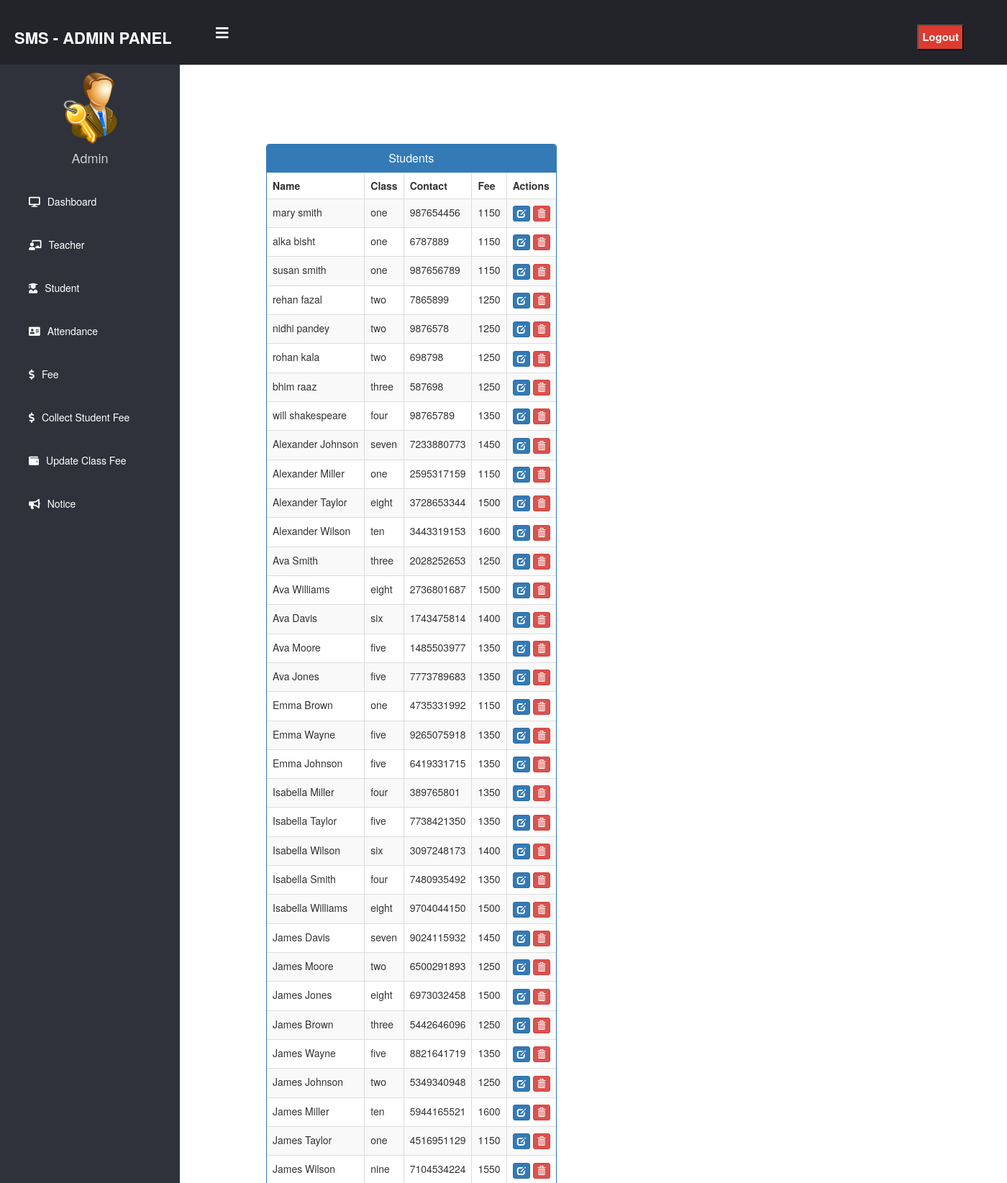
/admin-view-student (signed in, upper part), run on the app's committed database.
### school/models.py (models this page shows, shortened)
class StudentExtra(models.Model):
    user=models.OneToOneField(User,on_delete=models.CASCADE)
    roll = models.CharField(max_length=10)
    mobile = models.CharField(max_length=40,null=True)
    fee = models.PositiveIntegerField()
    cl= models.CharField(max_length=10,choices=classes,default='one')
    status=models.BooleanField(default=False)
    @property
    def get_name(self):
        return self.user.first_name+" "+self.user.last_name

### school/views.py (the view)
# urls.py: path('admin-view-student', views.admin_view_student_view,name='admin-view-student'),
@login_required(login_url='adminlogin')
@user_passes_test(is_admin)
def admin_view_student_view(request):
    students=models.StudentExtra.objects.all().filter(status=True)
    return render(request,'school/admin_view_student.html',{'students':students})

### school/views.py (called while the page is built)
def is_admin(user):
    return user.groups.filter(name='ADMIN').exists()

### templates/school/admin_view_student.html (shortened to what this page needs)
{% extends 'school/adminbase.html' %}
{% block content %}
<head>
  <link href="//netdna.bootstrapcdn.com/bootstrap/3.0.0/css/bootstrap.min.css" rel="stylesheet" id="bootstrap-css">
</head>
<div class="container">
  <div class="row">
    <div class="panel panel-primary">
      <div class="panel-heading">
        <h6 class="panel-title">Students</h6>
      </div>
      <table class="table table-hover table-striped table-bordered" id="dev-table">
        <thead>
          <tr>
            <th>Name</th>
            <th>Class</th>
            <th>Contact</th>
            <th>Fee</th>
            <th>Actions</th>
          </tr>
        </thead>
        {% for s in students %}
        <tr>
          <td> {{s.get_name}}</td>
          <td>{{s.cl}}</td>
          <td>{{s.mobile}}</td>
          <td>{{s.fee}}</td>
          <td><a class="btn btn-primary btn-xs" href="{% url 'update-student' s.id  %}"><span class="glyphicon glyphicon-edit"></span></a>
         <a class="btn btn-danger btn-xs" href="{% url 'delete-student-from-school' s.id  %}"><span class="glyphicon glyphicon-trash"></span></a></td>
        </tr>
        {% endfor %}
      </table>
    </div>
  </div>
</div>
{% endblock content %}

### templates/school/admin_view_student.html (style rules this page uses)
a:link { text-decoration: none; }
h6 { text-align: center; }
.row { margin: 100px; }

### data on the page
StudentExtra: get_name "mary smith", cl "one", mobile "987654456", fee "1150"
StudentExtra: get_name "alka bisht", cl "one", mobile "6787889", fee "1150"
StudentExtra: get_name "susan smith", cl "one", mobile "987656789", fee "1150"
StudentExtra: get_name "rehan fazal", cl "two", mobile "7865899", fee "1250"
StudentExtra: get_name "nidhi pandey", cl "two", mobile "9876578", fee "1250"
StudentExtra: get_name "rohan kala", cl "two", mobile "698798", fee "1250"
StudentExtra: get_name "bhim raaz", cl "three", mobile "587698", fee "1250"
StudentExtra: get_name "will shakespeare", cl "four", mobile "98765789", fee "1350"
StudentExtra: get_name "Alexander Johnson", cl "seven", mobile "7233880773", fee "1450"
StudentExtra: get_name "Alexander Miller", cl "one", mobile "2595317159", fee "1150"
StudentExtra: get_name "Alexander Taylor", cl "eight", mobile "3728653344", fee "1500"
StudentExtra: get_name "Alexander Wilson", cl "ten", mobile "3443319153", fee "1600"
StudentExtra: get_name "Ava Smith", cl "three", mobile "2028252653", fee "1250"
StudentExtra: get_name "Ava Williams", cl "eight", mobile "2736801687", fee "1500"
StudentExtra: get_name "Ava Davis", cl "six", mobile "1743475814", fee "1400"
StudentExtra: get_name "Ava Moore", cl "five", mobile "1485503977", fee "1350"
StudentExtra: get_name "Ava Jones", cl "five", mobile "7773789683", fee "1350"
StudentExtra: get_name "Emma Brown", cl "one", mobile "4735331992", fee "1150"
StudentExtra: get_name "Emma Wayne", cl "five", mobile "9265075918", fee "1350"
StudentExtra: get_name "Emma Johnson", cl "five", mobile "6419331715", fee "1350"
StudentExtra: get_name "Isabella Miller", cl "four", mobile "389765801", fee "1350"
StudentExtra: get_name "Isabella Taylor", cl "five", mobile "7738421350", fee "1350"
StudentExtra: get_name "Isabella Wilson", cl "six", mobile "3097248173", fee "1400"
StudentExtra: get_name "Isabella Smith", cl "four", mobile "7480935492", fee "1350"
StudentExtra: get_name "Isabella Williams", cl "eight", mobile "9704044150", fee "1500"
StudentExtra: get_name "James Davis", cl "seven", mobile "9024115932", fee "1450"
StudentExtra: get_name "James Moore", cl "two", mobile "6500291893", fee "1250"
StudentExtra: get_name "James Jones", cl "eight", mobile "6973032458", fee "1500"
StudentExtra: get_name "James Brown", cl "three", mobile "5442646096", fee "1250"
StudentExtra: get_name "James Wayne", cl "five", mobile "8821641719", fee "1350"
StudentExtra: get_name "James Johnson", cl "two", mobile "5349340948", fee "1250"
StudentExtra: get_name "James Miller", cl "ten", mobile "5944165521", fee "1600"
StudentExtra: get_name "James Taylor", cl "one", mobile "4516951129", fee "1150"
StudentExtra: get_name "James Wilson", cl "nine", mobile "7104534224", fee "1550"
